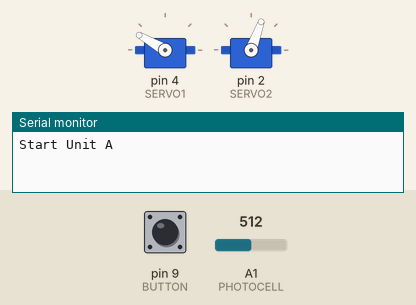
Recording of a sketch running on a simulated Arduino Uno, built with avr-gcc and run on an emulated ATmega328P. On the bench: 2 × servo, the last lines printed to the serial monitor. The test bench sets the inputs (shaded band); at power-on: pin 9 (BUTTON) LOW, A1 (PHOTOCELL) = 512.

Above: at 1.2 s.
1.3 s: pin 9 (BUTTON) pulled HIGH for 0.15 s
At 1.9 s:
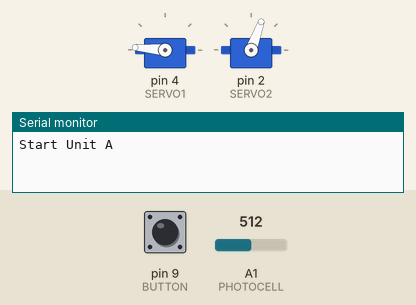
4.4 s: A1 (PHOTOCELL) set to 268
7.4 s: A1 (PHOTOCELL) set to 240
At 8.1 s:
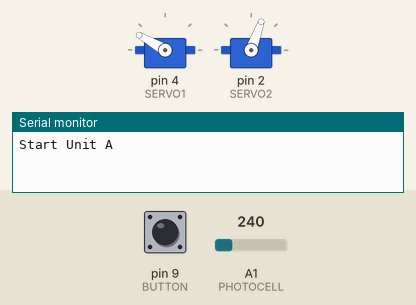
8.9 s: A1 (PHOTOCELL) set to 260
At 9.5 s:
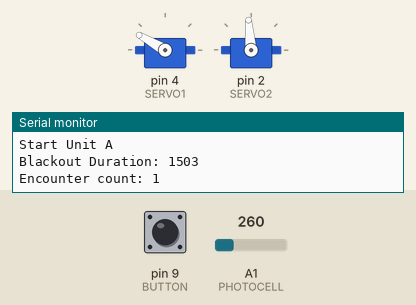
Timing chart, 0 to 11.9 s (numbered marks = the images above; inputs shaded):
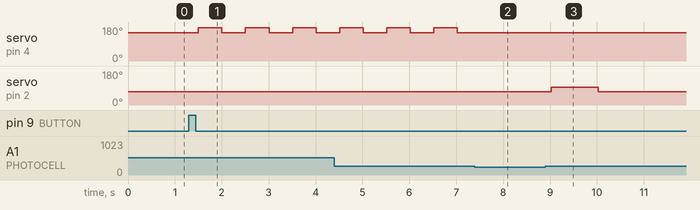

Measured:
- the behaviour switches between 250 and 249 on A1 (PHOTOCELL) (found by bisection; images 1 and 2)
- after the input at 1.3 s, servo on pin 4 (SERVO1): alternates 175° for 0.50 s and 150° for 0.50 s, starting after 0.20 s
- after the input at 7.4 s, servo on pin 4 (SERVO1): stays 150° (without the input it goes to 175° after 0.13 s)
- after the input at 8.9 s, servo on pin 2 (SERVO2): 70° → 95° after 0.13 s, → 70° 1.0 s later

The sketch:

softResetForUltraMoon.ino
```cpp
#include <Servo.h>
#include <elapsedMillis.h>
elapsedMillis timer0;

/* Diyode CodeShield Constants */
#define BUTTON 9
#define SERVO2 2 //Presses Start
#define LED 8
#define PIEZO 6
#define SERVO1 4 //Presses A
#define PHOTOCELL 1

#define SCREEN_DARK 0
#define SCREEN_BRIGHT 1
#define CHECK_SCREEN_DELAY 50
#define WALKING_BUTTONPRESS_DURATION 1000
#define TIME_AFTER_BATTLE 400
#define DARK 0
#define BRIGHT 1
#define ERR_WUE_PREMATURE_RETURN 1
#define RESET 1000

#define STARTING 1
#define WALKING 2
#define WATCHING 3
#define FOUND 4
Servo servo1;
Servo servo2;
//servo1 = a
//servo2 = start

// Unit A Prefs
int servo1Flat = 150;
int servo1Deflect = 25;
int servo2Flat = 70;
int servo2Deflect = -25;
String name = "A";


// Delayed blackout

int SHINY_GLITCH_LOW = 23400;
int SHINY_GLITCH_HIGH = 28000;
int SHINY_LOW1 = 12000;
int SHINY_LOW2 = 20149;
int SHINY_ABIL1 = 21850;
int SHINY_ABIL2 = 22999;
int SHINY_HIGH = 23000;

/*
// Unit B Prefs
int servo1Flat = 88;
int servo1Deflect = 15;
int servo2Flat = 90;
int servo2Deflect = 10;
String name = "B";
*/

// Immediate blackout
/*
int SHINY_GLITCH_LOW = 5800;
int SHINY_GLITCH_HIGH = 10000;
int SHINY_LOW1 = 11200;
int SHINY_LOW2 = 20300;
int SHINY_ABIL1 = 20300;
int SHINY_ABIL2 = 20301;
int SHINY_HIGH = 24500;
*/

unsigned int mode = 1;

unsigned int encounter_count = 0;
unsigned char dark_threshold = 250;
long last_blackout = 0;
//unsigned long start_time;

void setup() {
  Serial.begin (115200);
  Serial.print("Start Unit ");
  Serial.println(name);

  servo1.attach(SERVO1);
  servo1.write(servo1Flat);

  servo2.attach(SERVO2);
  servo2.write(servo2Flat);
}

void loop() {
  switch (mode) {
    case STARTING:
      watchButton();
      break;
    case WALKING:
      doWalking();
      break;
    case WATCHING:
      break;
    case FOUND:
      watchButton();
      break;
  }
}

void watchButton() {
  if (digitalRead(BUTTON) == HIGH) {
    digitalWrite(LED, LOW);
    mode = WALKING;
  }
}

void doWalking()
{
//    start_time = millis();
    while(1)
    {
        long blackout_duration = walk_until_encounter();
        encounter_count++;
        if(is_shiny(blackout_duration))
        {
         //   unsigned long shiny_time = millis() - start_time;
            Serial.print("Shiny: ");
            Serial.println(encounter_count);
         //   Serial.print("Elapsed time at Shiny: ");
         //   Serial.println(shiny_time);
            encounter_count = 0;
            beep();
            digitalWrite(LED, HIGH);
            mode = FOUND;
            return;
        }
        else
        {
            Serial.print("Encounter count: ");
            Serial.println(encounter_count);
            tapScreen();
            delay(TIME_AFTER_BATTLE);
        }
    }
}

int is_shiny(long blackout_duration)
{
    last_blackout = blackout_duration;
    long shiny_threshold = SHINY_HIGH;
    Serial.print("Blackout Duration: ");
    Serial.println(blackout_duration);

    if(is_between(blackout_duration, SHINY_GLITCH_LOW, SHINY_GLITCH_HIGH) )
    {
        return 1;
    }
    else
        return 0;
}


int is_between(long val, long lower, long upper)
{
    return (val > lower && val < upper);
}

void tapScreen() {
  delay(100);
  servo2.write(servo2Flat - servo2Deflect); //Presses Start to soft reset
  delay(1000);
  servo2.write(servo2Flat);
  delay(10000); //Waits for game to resume
  servo1.write(servo1Flat + servo1Deflect); //Presses A to get past animation
  delay(1000);
  servo1.write(servo1Flat);
  delay(2000);
  servo1.write(servo1Flat + servo1Deflect); //Presses A to open save file
  delay(100);
  servo1.write(servo1Flat);
  delay(4000);
}

void beep() {
 analogWrite( PIEZO, 128);
 delay(400);
 digitalWrite(PIEZO, LOW);
}


int walk_until_encounter()
{
    unsigned long dark_start = 0;
    unsigned char screen_state = SCREEN_BRIGHT;

    while(1)
    {
        delay(CHECK_SCREEN_DELAY);
        if(screen_state == SCREEN_BRIGHT)

        {
            if(millis() % WALKING_BUTTONPRESS_DURATION * 2 < WALKING_BUTTONPRESS_DURATION)
            {

              servo1.write(servo1Flat);

            }
            else
            {

              servo1.write(servo1Flat + servo1Deflect);
            }

        }

        int curr = analogRead(PHOTOCELL);

        curr < dark_threshold ? curr = DARK : curr = BRIGHT;

        if(screen_state == SCREEN_BRIGHT && curr == DARK)
        {
            screen_state = SCREEN_DARK;
            servo1.write(servo1Flat);
            dark_start = millis();

        }

        else if(screen_state == SCREEN_DARK && curr == BRIGHT)
        {
            unsigned long ret = millis() - dark_start;
             return ret;

        }

    }
}
```
